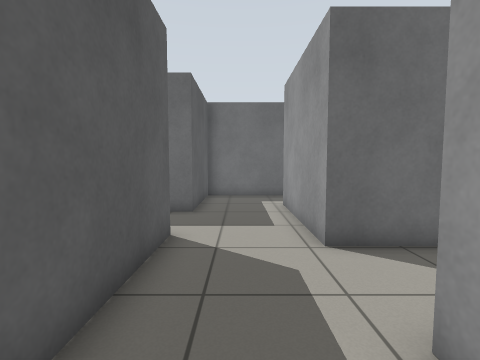
[1] (above)

15 first-person views from a walk through a world built for the Gazebo simulator. The camera is 0.92 m above the floor, tilts 4° down and sees 85° across. The floor is counted in squares, 0.5 m on a side. Each view is taken from the middle of a square. On the plan, view 1 faces up. The plan holds only what a view shows up to about 15 squares ahead; the rest is blank.

[2]
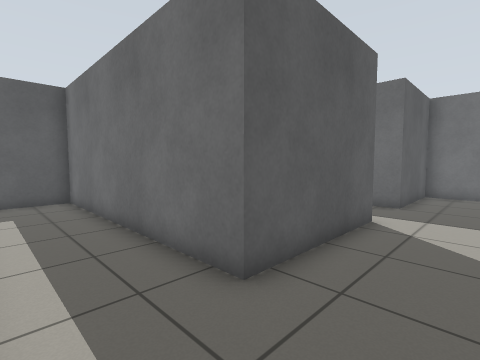

[3]
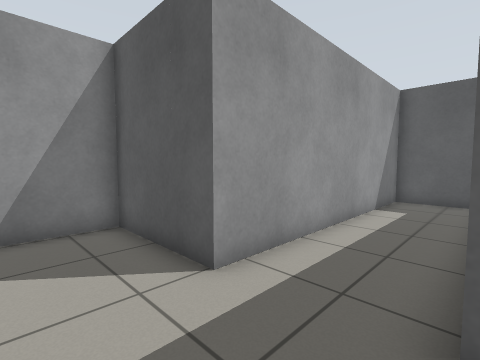

[4]
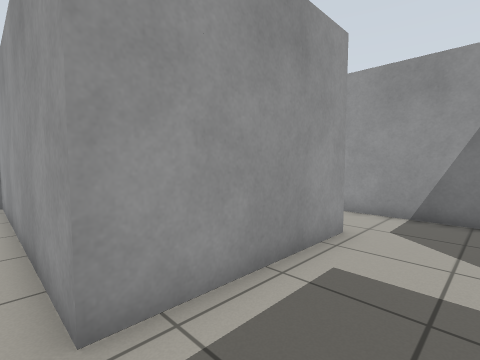

[5]
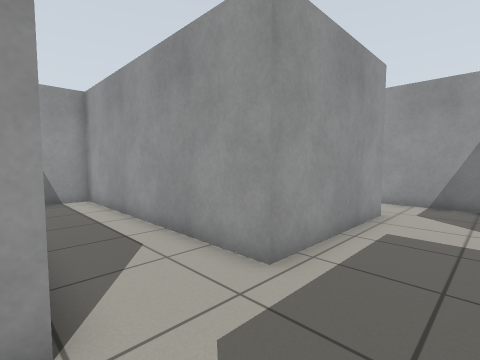

[6]
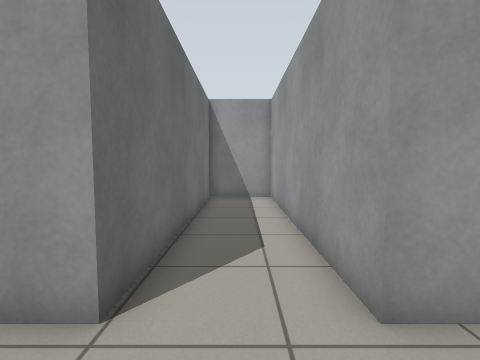

[7]
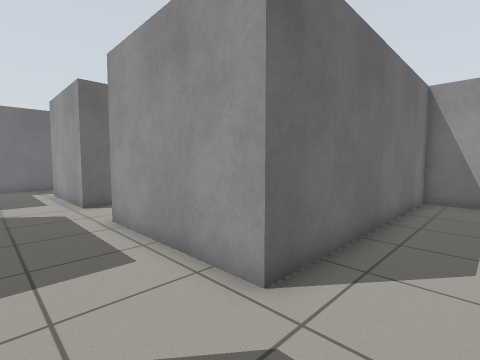

[8]
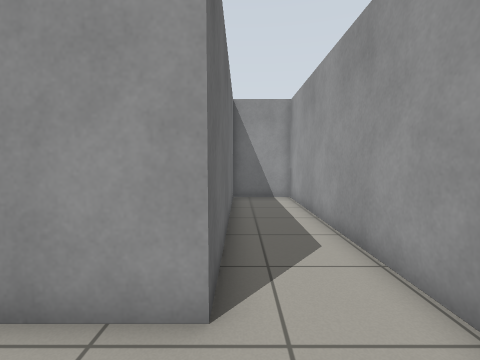

[9]
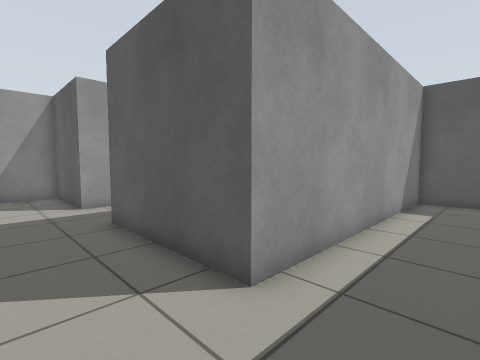

[10]
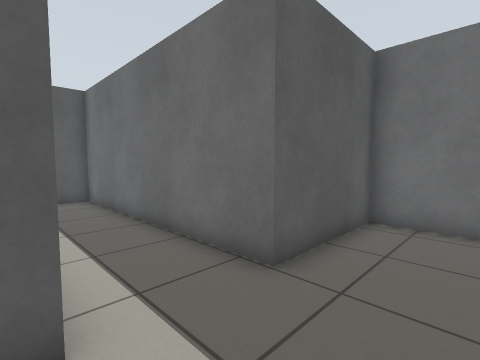

[11]
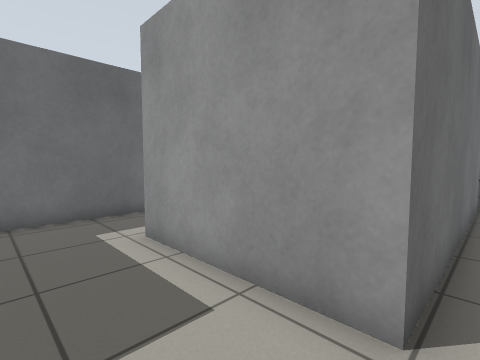

[12]
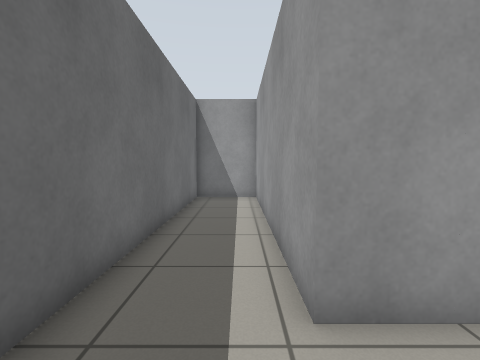

[13]
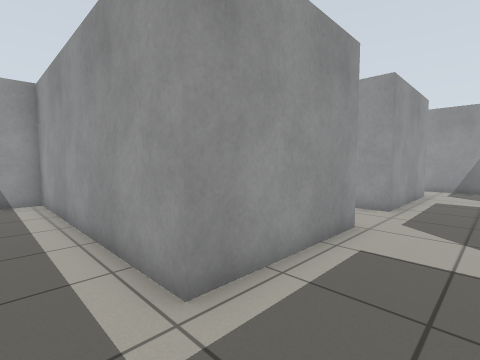

[14]
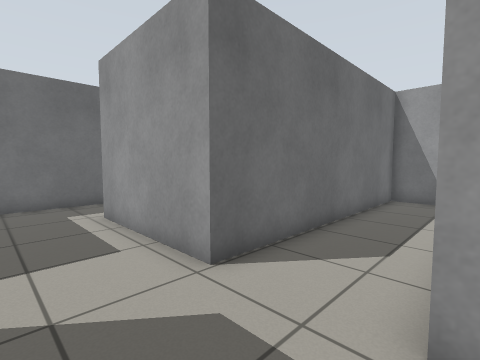

[15]
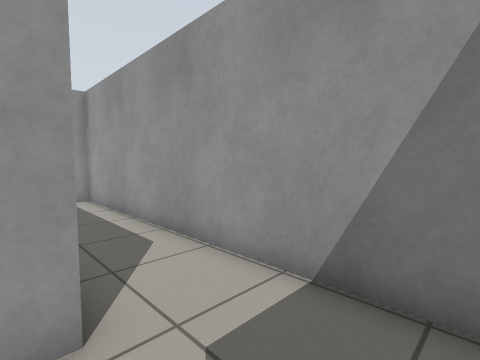

### Floor plan
Points are (right, up) in squares from view 1. A wall is a line through its corners. A room is listed if a view was taken in it or the views show most of it. See-through windows are left out.
Room 1 (views 1, 2, 3, 14)
walls: (-1.7, 2.5) (-1.7, 0.8) (-12.5, 0.8) (-12.5, -2.4) (-1.7, -2.4); (1.8, -2.5) (1.8, 2.4)
ways out: opening at (0, 1.5) to room 2; opening at (0, -3) to room 3
Room 2 (views 4, 5, 6, 10, 11)
walls: (1.8, 2.4) (12.5, 2.4) (12.5, 5.6) (1.8, 5.6) (1.8, 6.6); (-1.7, 6.5) (-1.7, 2.5)
ways out: opening at (0, 1.5) to room 1; opening at (0, 6) to room 4
Room 3 (views 7, 8, 15)
walls: (-1.7, -2.4) (-1.7, -6.6) (12.5, -6.6) (12.5, -3.7) (1.8, -3.7) (1.8, -2.5)
ways out: opening at (0, -3) to room 1
Room 4 (view 9)
walls: (-1.7, 11.5) (-1.7, 9.6) (-12.5, 9.6) (-12.5, 6.5) (-1.7, 6.5); (1.8, 6.6) (1.8, 11.2)
ways out: opening at (0, 6) to room 2; opening at (0, 10.5) to room 5
Room 5 (views 12, 13)
walls: (1.8, 11.2) (12.5, 11.2) (12.5, 14.2) (-1.7, 14.2) (-1.7, 11.5)
ways out: opening at (0, 10.5) to room 4

Where each view was taken, in squares from view 1:
view 1: 0 up, 0 right, facing up
view 2: 2 down, 1 right, facing up-left
view 3: 1 up, 1 right, facing down-left
view 4: 3 up, 1 left, facing down-right
view 5: 6 up, 1 left, facing down-right
view 6: 4 up, 1 left, facing right
view 7: 6 down, 1 left, facing up-right
view 8: 4 down, 1 left, facing right
view 9: 9 up, 1 right, facing down-left
view 10: 6 up, 1 right, facing up-left
view 11: 5 up, 1 left, facing up-right
view 12: 12 up, 1 left, facing right
view 13: 13 up, 1 left, facing down-right
view 14: 2 up, 1 left, facing up-right
view 15: 3 down, 1 left, facing down-right
